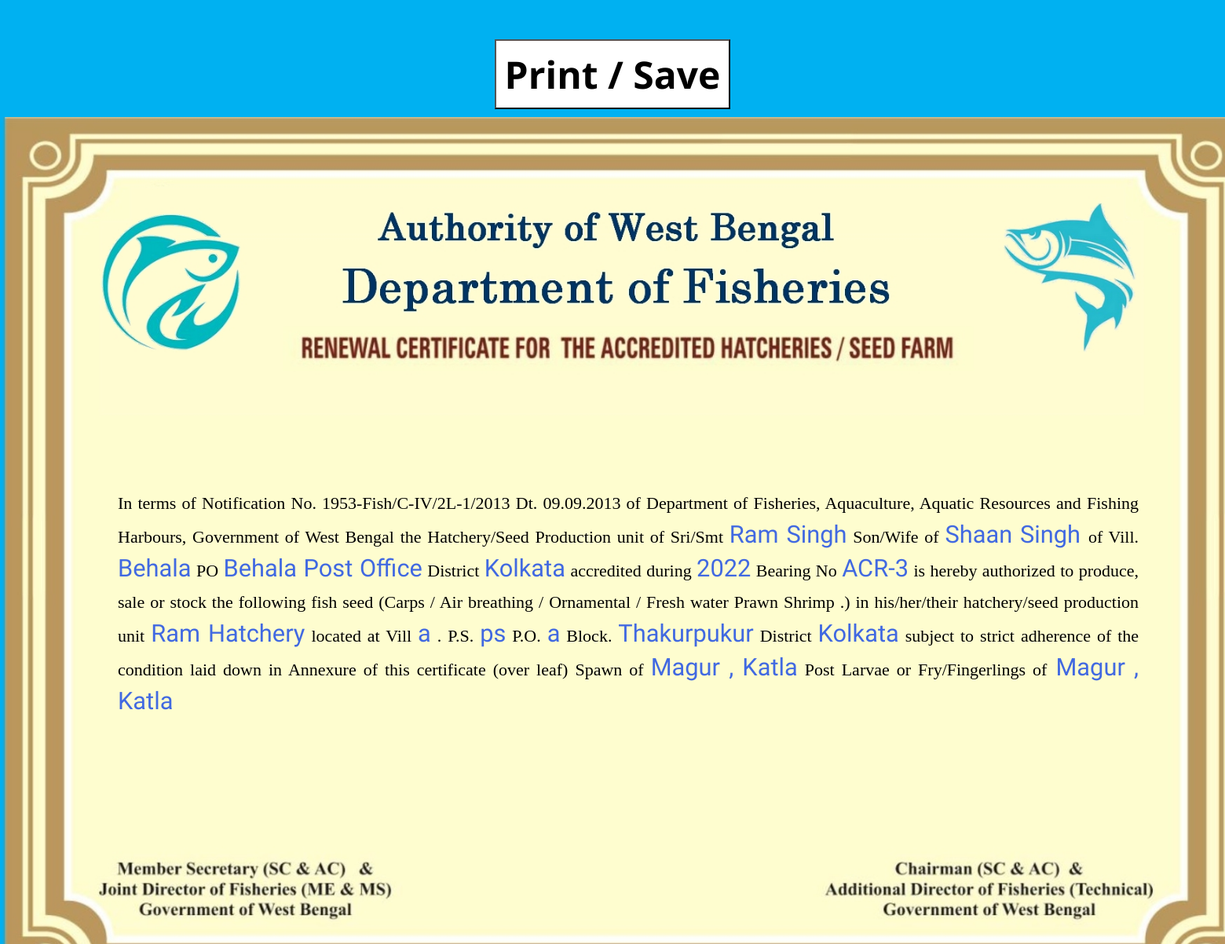
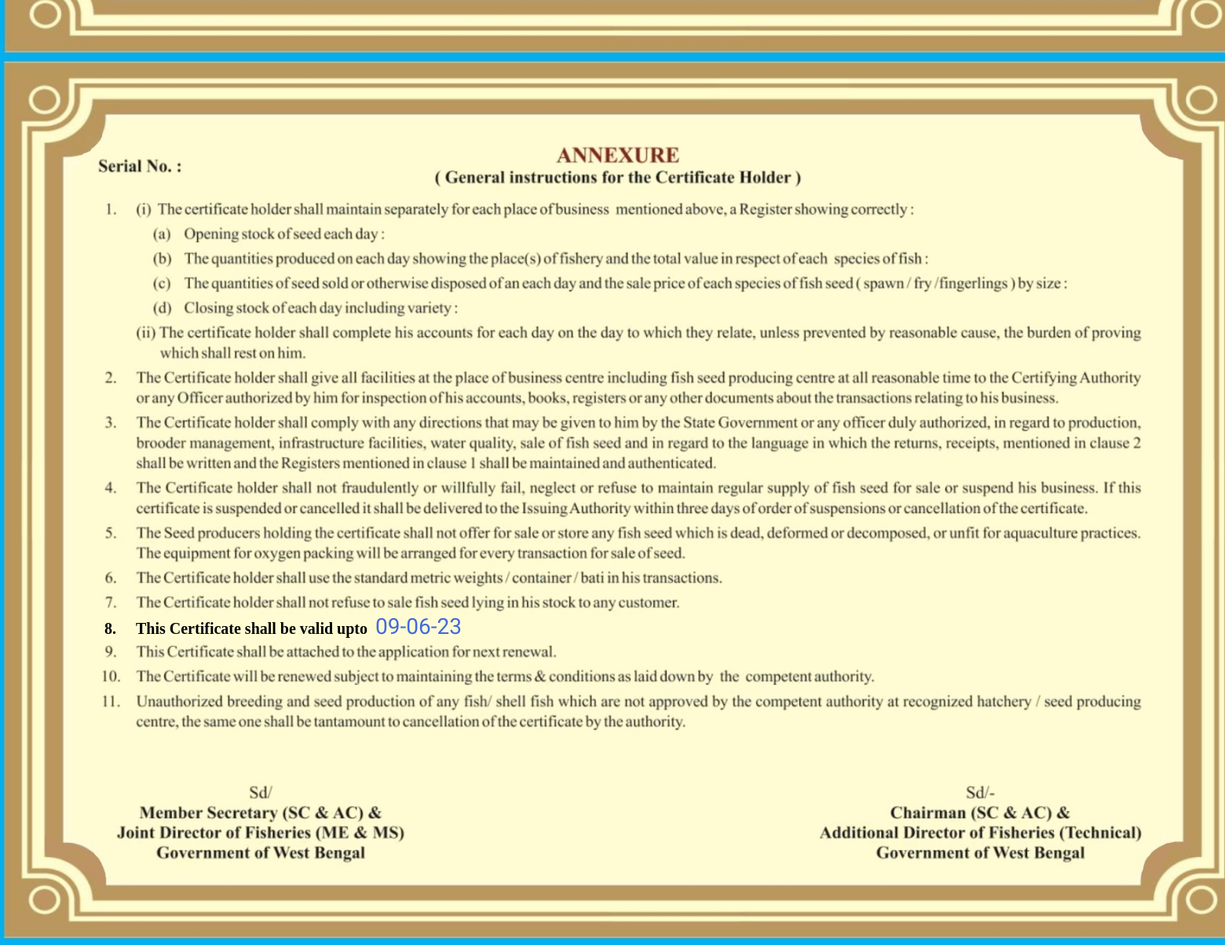
The app's page /Project1/accView.php (signed in) with its own data (2 pictures, top to bottom).
### tables this page shows
CREATE TABLE `hatchery` (
  `ID` varchar(20) NOT NULL,
  `ID Year` varchar(10) NOT NULL,
  `Owner's Name` varchar(30) NOT NULL,
  `Father's Name` varchar(30) NOT NULL,
  `Owner's District` varchar(50) NOT NULL,
  `Owner's Block` varchar(50) NOT NULL,
  `Owner's GP` varchar(50) NOT NULL,
  `Owner's Village` varchar(50) NOT NULL,
  `Owner's Post Office` varchar(50) NOT NULL,
  `Owner's Police Station` varchar(50) NOT NULL,
  `Owner's PIN` varchar(50) NOT NULL,
  `Phone 1` varchar(50) NOT NULL,
  `Phone 2` varchar(50) NOT NULL,
  `Email` varchar(50) NOT NULL,
  `Hatchery Name` varchar(50) NOT NULL,
  `Hatchery District` varchar(50) NOT NULL,
  `Hatchery Block` varchar(50) NOT NULL,
  `Hatchery GP` varchar(50) NOT NULL,
  `Hatchery Village` varchar(50) NOT NULL,
  `Hatchery Post Office` varchar(50) NOT NULL,
  `Hatchery Police Station` varchar(50) NOT NULL,
  `Hatchery PIN` varchar(50) NOT NULL,
  `Species` varchar(100) NOT NULL,
  `Owner's Photo` varchar(50) NOT NULL,
  `Hatchery Photo` varchar(50) NOT NULL,
  `Aadhar Photo` varchar(50) NOT NULL,
  `Challan Photo` varchar(50) NOT NULL,
  `App Date` date NOT NULL,
  `Year` int(5) NOT NULL,
  `Acc No` varchar(10) DEFAULT NULL,
  `Acc Date` date NOT NULL,
  `Acc Valid` date NOT NULL,
  `Acc DFO` varchar(30) NOT NULL,
  `DFO date` date NOT NULL,
  `Acc ADF` varchar(30) NOT NULL,
  `ADF date` date NOT NULL,
  `Acc JDF` varchar(30) NOT NULL,
  `JDF date` date NOT NULL,
  `Current` varchar(5) NOT NULL,
  `Remarks` text NOT NULL
);

### Project1/accView.php (the view, shortened to what this page needs)
<?php
	require('config.php');
	$logid=$_SESSION["id"];
	$nodata = false;
	$ID = $logid;
	$query = " SELECT * FROM `hatchery` WHERE `ID` = $ID ";
	$result = mysqli_query($conn,$query);
	$posts = mysqli_fetch_all($result,MYSQLI_ASSOC);
	$check = true;
	if (count($posts)==0)
	{
		$nodata = true;
	}
	else
	{
		$post = $posts[0];
	}
	function dateFormat($date)
	{
		$ddmmyy = $date[8].$date[9].$date[7].$date[5].$date[6].$date[4].$date[2].$date[3];
		return $ddmmyy;
	}
?>
<!DOCTYPE html>
<html>
<head>
</head>
<body>
<div class="btn">
	<?php
	if ($nodata == true)
	{
		echo "	<br>
			<p class='error'>No data exists apply for accreditation first</p>
		";
	}
	elseif ($check == false)
	{
		echo "	<br>
			<div class='error'>Form not Accreditated</div>
		";
	}
	else
	{
		echo "	<button onclick='window.print();' class='submit print'>Print  /  Save</button>
		";
	}
	?>
</div>
<div class="list">
	<img src="./images/Certificate1.jpg">
	<img src="./images/Certificate2.jpg" style="position: relative;">
	<div class="text">
	<p>
		<?php
		echo "In terms of Notification No. 1953-Fish/C-IV/2L-1/2013 Dt. 09.09.2013 of Department of Fisheries, Aquaculture, Aquatic Resources and
		Fishing Harbours, Government of West Bengal the Hatchery/Seed Production unit of Sri/Smt <span>".$post ["Owner's Name"]."</span>
		Son/Wife of <span>".$post ["Father's Name"]."</span>
		of Vill. <span>".$post ["Owner's Village"]."</span>
		PO <span>".$post ["Owner's Post Office"]."</span>
		District <span>".$post ["Owner's District"]."</span>
		accredited during <span>".$post ["Year"]."</span> Bearing No <span>".$post ["Acc No"]."</span>
		is hereby authorized to produce, sale or stock the following fish seed
		(Carps / Air breathing / Ornamental / Fresh water Prawn Shrimp
		.) in his/her/their hatchery/seed production unit <span>".$post ["Hatchery Name"]."</span>
		located at Vill <span>".$post ["Hatchery Village"]."</span>
		.
		P.S. <span>".$post ["Hatchery Police Station"]."</span>
		Р.О. <span>".$post ["Hatchery Post Office"]."</span>
		Block. <span>".$post ["Hatchery Block"]."</span>
		District <span>".$post ["Hatchery District"]."</span>
		subject to strict adherence of the condition laid down in Annexure of this certificate (over leaf) Spawn of <span> ".$post ["Species"]."</span>
		Post Larvae or
		Fry/Fingerlings of<span> ".$post ["Species"]."</span>";
		?>
	</p>
	</div>
	<div class="text2">
		<p><?php echo "8.<span style='margin-left:25px;'></span>This Certificate shall be valid upto   <span style='margin-left:5px;'> ".dateFormat($post ["Acc Valid"])."</span>" ?></p>
	</div>
</div>
</body>
</html>

### Project1/accView.php (style rules this page uses)
html { background-image: url('bluebg.png'); background-size: cover; }
body { background: #00b1f1; margin: 0; min-height: 100vh; overflow-x: hidden; }
.list { display: flex; flex-direction: column; }
.list img { min-width: 1600px; max-width: 1600px; }
.list .text { position: absolute; text-align: justify; background: transparent; color: black; font-size: 22px; max-width: 1300px; min-width: 1300px; transform: translate(150px, 450px); line-height: 40px; }
.list .text2 { position: absolute; text-align: justify; background: transparent; color: black; padding: 0px; font-size: 20px; max-width: 1100px; min-width: 1100px; transform: translate(133px, 1841px); line-height: 20px; font-weight: bold; }
.text2 p { margin: 0px; }
.btn { text-align: center; }
.list span { color: royalblue; font-weight: lighter; font-size: 1.4em; font-family: 'Courgette', sans-serif }
.print { padding: 10px; width: 300px; margin: auto; margin: 10px; margin-top: 50px; font-size: 30px; background:white; color: black; font-family: "Open sans"; font-weight: bold; }
@media screen and (max-device-width: 900px) { body { overflow-x: scroll; } }
@media screen and (max-device-width: 900px) { .print { font-size: 3em; } }

### records on screen
hatchery: value "Ram Singh", value "Shaan Singh", value "Behala", value "Behala Post Office", value "Kolkata", Year "2022", Acc No "ACR-3", Hatchery Name "Ram Hatchery", Hatchery Village "a", Hatchery Police Station "ps", Hatchery Post Office "a", Hatchery Block "Thakurpukur", Hatchery District "Kolkata", Species "Magur , Katla", Acc Valid "09-06-23"
